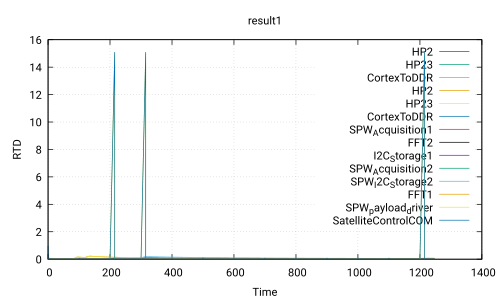

Generate this figure with gnuplot:
 set title 'result1'
 set ylabel 'RTD'
 set xlabel 'Time'
 set grid
 set term pdf
 set output 'Use_case_DoubleCamera_noSafety.ATIPPIC0.executable300.0_40.0.pdf'
 plot 'Use_case_DoubleCamera_noSafety.ATIPPIC0.executable300.0_40.0.csv' using 1:2 with lines title 'HP2','Use_case_DoubleCamera_noSafety.ATIPPIC0.executable300.0_40.0.csv' using 1:3 with lines title 'HP23','Use_case_DoubleCamera_noSafety.ATIPPIC0.executable300.0_40.0.csv' using 1:4 with lines title 'CortexToDDR','Use_case_DoubleCamera_noSafety.ATIPPIC0.executable300.0_40.0.csv' using 1:5 with lines title 'HP2','Use_case_DoubleCamera_noSafety.ATIPPIC0.executable300.0_40.0.csv' using 1:6 with lines title 'HP23','Use_case_DoubleCamera_noSafety.ATIPPIC0.executable300.0_40.0.csv' using 1:7 with lines title 'CortexToDDR','Use_case_DoubleCamera_noSafety.ATIPPIC0.executable300.0_40.0.csv' using 1:8 with lines title 'SPW_Acquisition1','Use_case_DoubleCamera_noSafety.ATIPPIC0.executable300.0_40.0.csv' using 1:9 with lines title 'FFT2','Use_case_DoubleCamera_noSafety.ATIPPIC0.executable300.0_40.0.csv' using 1:10 with lines title 'I2C_Storage1','Use_case_DoubleCamera_noSafety.ATIPPIC0.executable300.0_40.0.csv' using 1:11 with lines title 'SPW_Acquisition2','Use_case_DoubleCamera_noSafety.ATIPPIC0.executable300.0_40.0.csv' using 1:12 with lines title 'SPW_I2C_Storage2','Use_case_DoubleCamera_noSafety.ATIPPIC0.executable300.0_40.0.csv' using 1:13 with lines title 'FFT1','Use_case_DoubleCamera_noSafety.ATIPPIC0.executable300.0_40.0.csv' using 1:14 with lines title 'SPW_payload_driver','Use_case_DoubleCamera_noSafety.ATIPPIC0.executable300.0_40.0.csv' using 1:15 with lines title 'SatelliteControlCOM'
